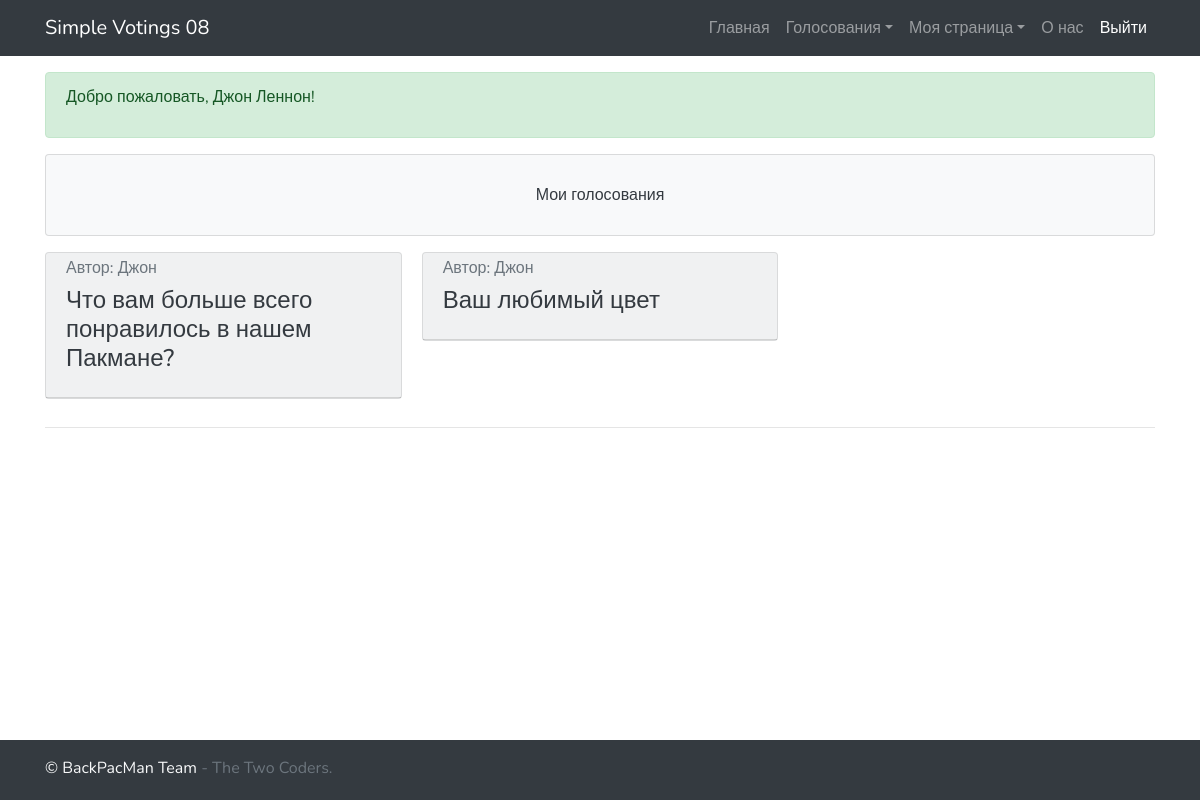
Page /my_votings/ (signed in) on the committed database.
### main_app/models.py (models this page shows, shortened)
class Voting(models.Model):
    question = models.CharField(max_length=50)
    type = models.CharField(max_length=20, default='radio')  # radio, checkbox, text_input
    author = models.ForeignKey(get_user_model(), on_delete=models.CASCADE)
    def options(self):
        return Options.objects.filter(voting_id=self.id)
    def users(self):
        return {e.user_id for e in Vote.objects.filter(voting_id=self.id)}
    def voting_view(self):
        return "/voting/" + str(self.id)

### main_app/views.py (the view)
# urls.py: path('my_votings/', my_votings),
@login_required()
def my_votings(request):
    context = {
        'pagetitle': 'Мои голосования',
        'votings': models.Voting.objects.filter(author_id=request.user.id),
        'menu': get_menu_context(request),
        'user': request.user,
        'loginform': AuthenticationForm(),
        'main_message': 'Мои голосования',
        'auth_msg': greeting(request),
        'expand': True
    }
    if False and request:
        context['vote_errors'] = request.errors.vote
    return render(request, 'my_votings.html', context)

### main_app/models.py (called while the page is built)
    def votes(self):
        return {e.id for e in Vote.objects.filter(option_id=self.id)}

    def users(self):
        return {e.id for e in Vote.objects.filter(voting_id=self.voting_id)}

    def get_votes_percentage(self):
        return int(len(self.votes()) / len(self.users()) * 100)

    def get_votes_count_t(self):
        a = len(self.votes())
        return f"(Выбор {a} пользовател{get_suffix(a, 'ей', 'я', 'ей')})" \
            if a else "(Никто ещё не выбирал этот вариант)"

### main_app/views.py (called while the page is built)
def get_menu_context(request):
    menu_login = []
    if request.user.is_authenticated:
        menu_login.append({'url': '/logout/', 'name': 'Выйти'})
    else:
        menu_login += [{'url': '/signup/', 'name': 'Регистрация'},
                       {'url': '/login/', 'name': 'Войти'}]
    menu = [
        menu_login,
        {'url': '/', 'name': 'Главная'},
        {'url': '', 'name': 'Голосования',
         'dropdown': [
             {'url': '/home/', 'name': 'Просмотреть все'},
             {'url': '/create/', 'name': 'Создать'},
         ]},
        {'url': '/', 'name': 'Моя страница',
         'dropdown': [
             {'url': '/profile/' + str(request.user.id), 'name': 'Профиль'},
             {'url': '/edit_profile/', 'name': 'Редактировать'},
         ]},
        {'url': '/about/', 'name': 'О нас'},
    ]
    return menu

def greeting(request):
    if request.user.is_authenticated:
        if request.user.first_name:
            auth_msg = 'Добро пожаловать, {} {}!'.format(request.user.first_name, request.user.last_name)
        else:
            auth_msg = 'Добро пожаловать, {}!'.format(request.user)
    else:
        auth_msg = 'Вы вошли как гость. Чтобы продолжить, нужно авторизоваться'
    return auth_msg

def get_suffix(x: int, zero: str, one: str, two: str, ):
    x %= 100
    if 9 < x < 20:
        return zero
    x %= 10
    if x is 1:
        return one
    elif x in [2, 3, 4]:
        return two
    else:
        return zero

### main_app/templates/my_votings.html
{% extends "basic.html" %}
{% block main %}
<div class="card-columns">
    {% for voting in votings %}
    {% include 'forms/voting_basic.html' with action="/vote/"%}
    {% endfor %}
</div>
<hr>
{% endblock %}

### main_app/templates/forms/basic.html (shortened to what this page needs)
<form method="{% block method %}{{ method|default:'POST' }}{% endblock %}"
      action="{% block action %}{{ action|default:'/' }}{% endblock %}" id="voting_form">
    <div class="card bg-light">
        <div class="card-header" {% if expand %}
             data-toggle="collapse" href="#voting_{{voting.id}}" role="button" aria-expanded="false"
             aria-controls="voting_{{voting.id}}" {% endif %}>
            <h6 class="card-subtitle mb-2 text-muted">Автор:
                {% if voting.author.first_name %} {{ voting.author.first_name }}
                {% else %} {{ voting.author }} {% endif %} </h6>
            <h4 class="card-title"><a href="{{voting.voting_view}}" class="text-dark"> {{ voting.question }}</a></h4>
        </div>
    </div>
</form>

### main_app/static/css/custom.css (style rules this page uses)
html { height: 100%; }
body { font-family: 'Nunito', sans-serif; min-height:100%; position:relative; padding-bottom: 60px; background-image: url("./images/img.png"); }

### rows in the picture
Voting: author.first_name "Джон", question "Что вам больше всего понравилось в нашем Пакмане?"
Voting: author.first_name "Джон", question "Ваш любимый цвет"

### other values in the picture
{{ item.name }} "Главная" "О нас"
{{ item.name }} "Голосования" "Моя страница"
{{ item.name }} "Выйти"
{{ auth_msg }} "Добро пожаловать, Джон Леннон!"
{{ main_message }} "Мои голосования"
